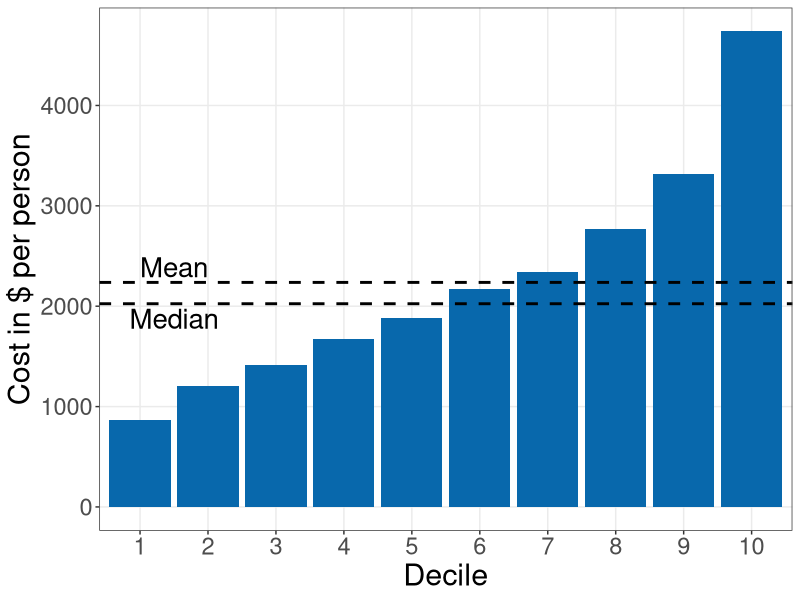
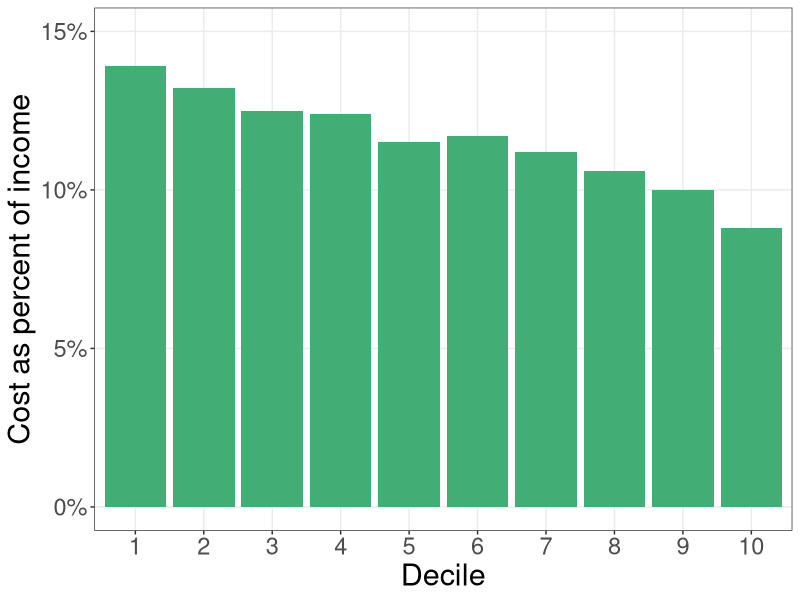

Reproduce these figures in R, in order.
library(readxl)
library(ggplot2)
library(gridExtra)

fremsted_paul <- read_excel("indmarketdemand/fremsted_paul.xlsx")


plot1 <-
  ggplot(fremsted_paul, aes(as.factor(Decile), cost_per_person)) +
  geom_bar(position = "dodge", stat = "identity", fill = "#0868ac") +
  geom_hline(yintercept = mean(fremsted_paul$cost_per_person), lty = 2, size = 1) +
  annotate("text", x = 1.5, y = 2387, label = "Mean", size = 7) +
  geom_hline(yintercept = median(fremsted_paul$cost_per_person), lty = 2, size = 1) + 
  annotate("text", x = 1.5, y = 1874, label = "Median", size = 7) +
  theme_bw()  +
  labs(y = "Cost in $ per person",
       x = "Decile") +
  theme(axis.text = element_text(size=17),
        axis.title = element_text(size=22),
        text = element_text(size=17),
        panel.grid.minor = element_blank())


plot2 <-
  ggplot(fremsted_paul, aes(as.factor(Decile), cost_percent_inc)) +
  geom_bar(position = "dodge", stat = "identity", fill = "#41ae76") +
  scale_y_continuous(labels = scales::percent_format(accuracy = 1), limits = c(NA, 0.15)) +
  theme_bw()  +
  labs(y = "Cost as percent of income",
       x = "Decile") +
  theme(axis.text=element_text(size=17),
        axis.title=element_text(size=22),
        text = element_text(size=17),
        panel.grid.minor = element_blank())

ggsave("indmarketdemand/plot_fp_A.pdf", plot1, width = 9, height = 7)
ggsave("indmarketdemand/plot_fp_B.pdf", plot2, width = 9, height = 7)
